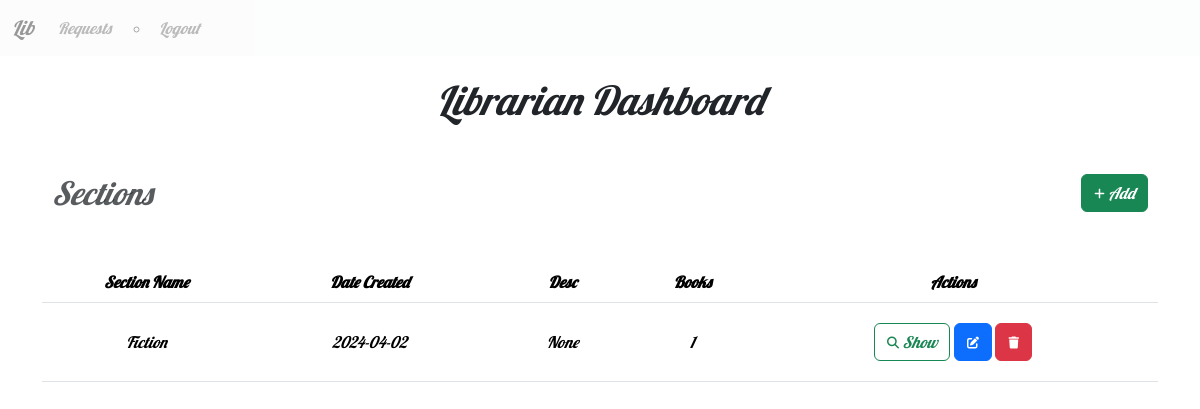
The app's page /admin (signed in), older data.
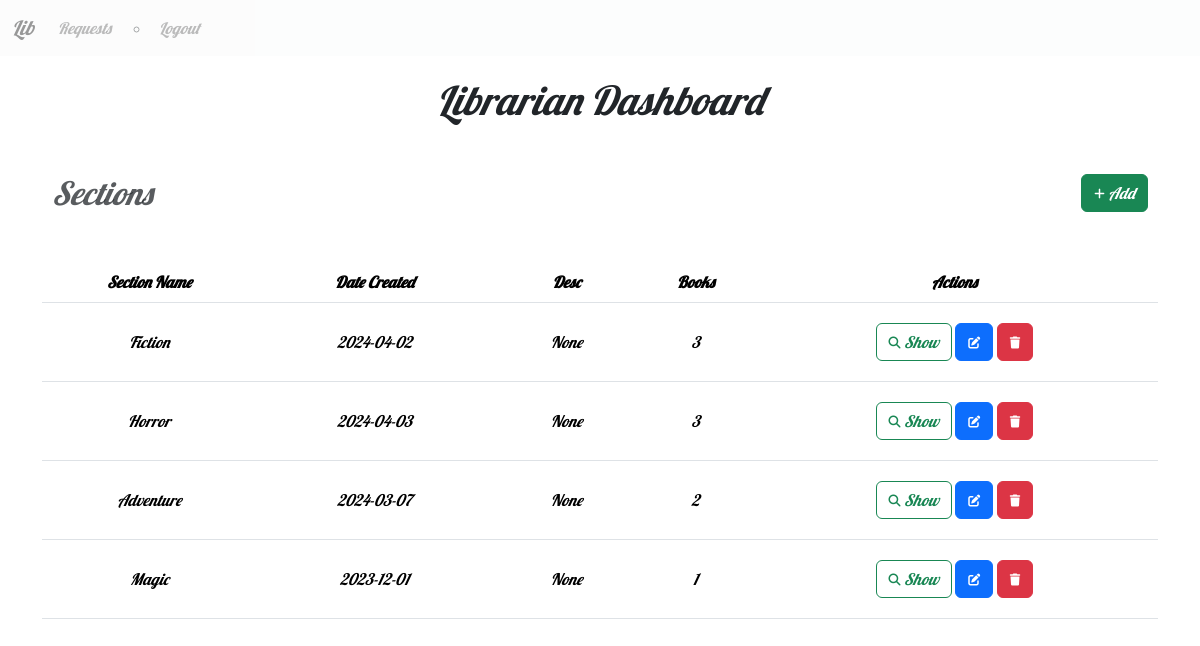
The same page, newer data.
### models.py (models this page shows)
class Section(db.Model):
    id = db.Column(db.Integer,primary_key=True)
    name = db.Column(db.String[32],unique=True,nullable=False)
    date_created = db.Column(db.Date, nullable=False)
    desc = db.Column(db.String[512], nullable=True)
    books = db.relationship('Book',backref='section',lazy=True)

### routes.py (the view)
@app.route('/admin')
@admin_required
def admin():
    user = User.query.get(session['user_id'])
    if not user.is_admin:
        flash('Not Authorized')
        return redirect(url_for('index'))
    return render_template('admin.html', user=user, sections = Section.query.all())

### routes.py (called while the page is built)
def admin_required(func):
    @wraps(func)
    def inner(*args,**kwargs):
        if 'user_id' not in session:
            flash('Please Login.')
            return redirect(url_for('login'))
        user = User.query.get(session['user_id'])
        if not user.is_admin:
            flash('Not Authorized')
            return redirect(url_for('index'))
        return func(*args,**kwargs)
    return inner

### templates/admin.html (shortened to what this page needs)
{% extends 'layout.html' %}
{% block content %}
    <h1>Librarian Dashboard</h1>
    <div class="Heading">
        <h2 class="text-muted">Sections</h2>
        <a class="btn btn-success" href="{{url_for('add_section')}}">
            <i class="fas fa-plus fa-xs"></i>
            Add
        </a>
    </div>
    <table class="table">
        <thead>
            <tr>
                <th>Section Name</th>
                <th>Date Created</th>
                <th>Desc</th>
                <th>Books</th>
                <th>Actions</th>
            </tr>
        </thead>
        <tbody>
            {% for section in sections %}
                <tr>
                    <td>{{section.name}}</td>
                    <td>{{section.date_created}}</td>
                    <td>{{section.desc}}</td>
                    <td>{{section.books|length}}</td>
                    <td>
                        <a href="{{url_for('show_section', id=section.id)}}" class="btn btn-outline-success">
                            <i class="fas fa-search fa-xs"></i>
                            Show
                        </a>
                        <a href="{{url_for('edit_section', id=section.id)}}" class="btn btn-primary">
                            <i class="fas fa-edit fa-xs"></i>
                        </a>
                        <a href="{{url_for('delete_section', id=section.id)}}" class="btn btn-danger">
                            <i class="fas fa-trash fa-xs"></i>
                        </a>
                    </td>
                </tr>
            {% endfor %}
        </tbody>
    </table>
</div>
{% endblock %}

### templates/layout.html (shortened to what this page needs)
<!DOCTYPE html>
<html lang="en">
<head>
    <link href="https://cdn.jsdelivr.net/npm/bootstrap@5.3.3/dist/css/bootstrap.min.css" rel="stylesheet">
    <link rel="stylesheet" href="https://cdnjs.cloudflare.com/ajax/libs/font-awesome/6.5.1/css/all.min.css">
</head>
<body>
{% include 'nav.html' %}
    <div class="container">
        {% block content %}
        {% endblock %}
</body>
</html>

### templates/nav.html (shortened to what this page needs)
<nav class="navbar navbar-expand-lg bg-body-tertiary">
    <div class="container-fluid">
        <a class="navbar-brand" href="/">Lib</a>
          <div class="collapse navbar-collapse" id="navbarNav">
            <ul class="navbar-nav">
              {% if user %}
                {% if user.is_admin %}
                  <li class="nav-item">
                    <a class="nav-link" href="{{url_for('requests')}}">Requests</a>
                  </li>
                {% endif %}
                <ul class="navbar-nav-out">
                  <li class="nav-item">
                    <a class="nav-link" href="{{url_for('logout')}}">Logout</a>
                  </li>
                </ul>
              {% endif %}
            </ul>
          </div>
    </div>
</nav>

### templates/layout.html (style rules this page uses)
body { padding: 0; font-family: "Lobster", sans-serif;; font-style: italic; background-image: url("https://images-wixmp-ed30a86b8c4ca887773594c2.wixmp.com/f/995c316d-76de-4c61-afcc-6fbd6924a53a/d8e4ypl-75e85453-7dbe-4323-a8ae-674d59698532.png/v1/fill/w_1198,h_667,q_70,strp/let_the_wind_carry_us_by_auroralion_d8e4ypl-pre.jpg?token=eyJ0eXAiOiJKV1QiLCJhbGciOiJIUzI1NiJ9.eyJzdWIiOiJ1cm46YXBwOjdlMGQxODg5ODIyNjQzNzNhNWYwZDQxNWVhMGQyNmUwIiwiaXNzIjoidXJuOmFwcDo3ZTBkMTg4OTgyMjY0MzczYTVmMGQ0MTVlYTBkMjZlMCIsIm9iaiI6W1t7ImhlaWdodCI6Ijw9ODg5IiwicGF0aCI6IlwvZlwvOTk1YzMxNmQtNzZkZS00YzYxLWFmY2MtNmZiZDY5MjRhNTNhXC9kOGU0eXBsLTc1ZTg1NDUzLTdkYmUtNDMyMy1hOGFlLTY3NGQ1OTY5ODUzMi5wbmciLCJ3aWR0aCI6Ijw9MTU5NiJ9XV0sImF1ZCI6WyJ1cm46c2VydmljZTppbWFnZS5vcGVyYXRpb25zIl19.lUQKvbjBX7U3n3uMMMiEbNyBCDPhTQmDoLBo0CdPJ5c"); background-size: cover; }

### templates/admin.html (style rules this page uses)
.Heading { display: flex; justify-content: space-between; align-items: center; padding: 10px; }
h1, h2 { text-align: center; margin-bottom: 20px; margin-top: 20px; }
.table { margin-top: 20px; width: 100%; }
.table thead th, .table tbody tr td { text-align: center; }
.table tbody tr td { vertical-align: middle; text-align: center; padding: 20px; }

### templates/nav.html (style rules this page uses)
.navbar { width: 100%; opacity: 0.4; }

Row changes from the older to the newer data that the page shows:
computed for Section "Fiction": books|length "1" → "3"
added Section: name "Horror", date_created "2024-04-03", desc "None", books|length "3"
added Section: name "Adventure", date_created "2024-03-07", desc "None", books|length "2"
added Section: name "Magic", date_created "2023-12-01", desc "None", books|length "1"
